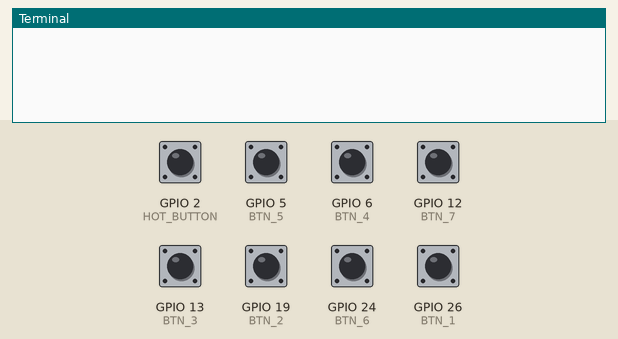
This program was run on a simulated Raspberry Pi (BCM pin numbers). Shown: the last lines printed to the terminal. The inputs (shaded band) are chosen by the test bench; at power-on: GPIO 5 (BTN_5), GPIO 6 (BTN_4), GPIO 12 (BTN_7), GPIO 13 (BTN_3), GPIO 19 (BTN_2), GPIO 24 (BTN_6), GPIO 26 (BTN_1) HIGH, GPIO 2 (HOT_BUTTON) LOW. At 10.5 s the program stops and its outputs stay as they are.

Above: at 5.0 s.
5.1 s: GPIO 5 (BTN_5) pulled LOW for 0.15 s
At 6.3 s:
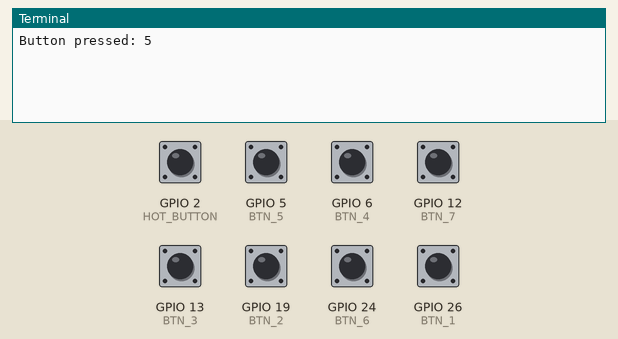
6.7 s: GPIO 6 (BTN_4) pulled LOW for 0.15 s
At 7.6 s:
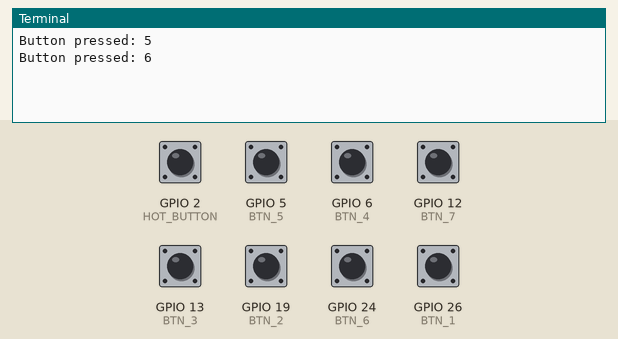
8.3 s: GPIO 12 (BTN_7) pulled LOW for 0.15 s
At 8.8 s:
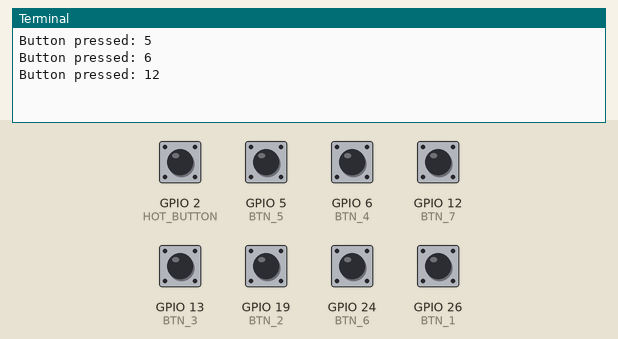
9.9 s: GPIO 2 (HOT_BUTTON) pulled HIGH for 0.15 s
At 10.7 s:
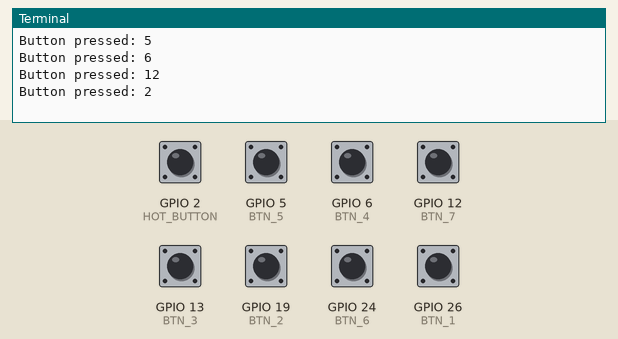
Timing chart, 0 to 12.0 s (numbered marks = the images above; inputs shaded):
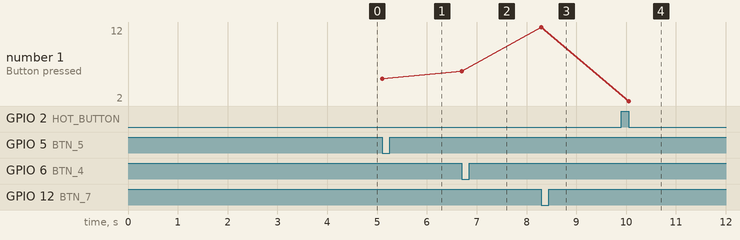

Measured:
- after the input at 5.1 s, the terminal: prints a new line at once (image 1)
- after the input at 6.7 s, the terminal: prints a new line at once (image 2)
- after the input at 8.3 s, the terminal: prints a new line at once (image 3)
- after the input at 9.9 s, the terminal: prints a new line after 0.15 s (image 4)
- plotted number 1: 5 → 6 after the input at 6.7 s, 6 → 12 after the input at 8.3 s, 12 → 2 after the input at 9.9 s

The program:

buttons.py
```python
#!/usr/bin/env python

import threading
import time
import RPi.GPIO as GPIO

#Buttons(board): 37,35,33,31,29,18,32
#Buttons(bcm): 26,19,13,6,5,24,12

#HotButton(board): 3 oder 5
#HotButton(bcm): 2 oder 3
BTN_1 = 26
BTN_2 = 19
BTN_3 = 13
BTN_4 = 6
BTN_5 = 5
BTN_6 = 24
BTN_7 = 12
HOT_BUTTON = 2

buttons = (BTN_7, BTN_6, BTN_4, BTN_3)

GPIO_EVENT = GPIO.FALLING
GPIO_PULL_UP_DOWN = GPIO.PUD_UP
GPIO_BOUNCETIME = 500
button_lock = threading.Lock()

def setCallbacks(aButtonCallback, aHotButtonCallback):
  global __buttonCallback
  global __hotButtonCallback
  __buttonCallback = aButtonCallback
  __hotButtonCallback = aHotButtonCallback

def buttonPressedCallback(channel):
  button_lock.acquire()
  try:
    time.sleep(0.02)
    if GPIO.input(channel) == 0:
      buttonPressed(channel)
  finally:
    button_lock.release()

def buttonPressed(channel):
  if channel ==  HOT_BUTTON:
    if __hotButtonCallback:
      __hotButtonCallback()
  else:
    if __buttonCallback:
      __buttonCallback(buttons.index(channel))

def initialize():
  global __buttonCallback
  global __hotButtonCallback
  __buttonCallback = None
  __hotButtonCallback = None

  GPIO.setmode(GPIO.BCM)
  for button in buttons:
    GPIO.setup(button, GPIO.IN, pull_up_down = GPIO_PULL_UP_DOWN)

  for button in buttons:
    GPIO.add_event_detect(button, GPIO_EVENT, callback=buttonPressedCallback, bouncetime=GPIO_BOUNCETIME)

  GPIO.setup(HOT_BUTTON, GPIO.IN, pull_up_down = GPIO.PUD_DOWN)
  GPIO.add_event_detect(HOT_BUTTON, GPIO.RISING, callback=buttonPressedCallback, bouncetime=GPIO_BOUNCETIME)

def debug(channel):
  global program_running
  print("Button pressed: " + str(channel))
  if channel == HOT_BUTTON:
    program_running = False

def main():
  global program_running
  program_running = True
  GPIO.setmode(GPIO.BCM)
  GPIO.setup(BTN_1, GPIO.IN, pull_up_down = GPIO_PULL_UP_DOWN)
  GPIO.setup(BTN_2, GPIO.IN, pull_up_down = GPIO_PULL_UP_DOWN)
  GPIO.setup(BTN_3, GPIO.IN, pull_up_down = GPIO_PULL_UP_DOWN)
  GPIO.setup(BTN_4, GPIO.IN, pull_up_down = GPIO_PULL_UP_DOWN)
  GPIO.setup(BTN_5, GPIO.IN, pull_up_down = GPIO_PULL_UP_DOWN)
  GPIO.setup(BTN_6, GPIO.IN, pull_up_down = GPIO_PULL_UP_DOWN)
  GPIO.setup(BTN_7, GPIO.IN, pull_up_down = GPIO_PULL_UP_DOWN)
  GPIO.setup(HOT_BUTTON, GPIO.IN, pull_up_down = GPIO.PUD_DOWN)

  GPIO.add_event_detect(BTN_1, GPIO_EVENT, callback=debug, bouncetime=GPIO_BOUNCETIME)
  GPIO.add_event_detect(BTN_2, GPIO_EVENT, callback=debug, bouncetime=GPIO_BOUNCETIME)
  GPIO.add_event_detect(BTN_3, GPIO_EVENT, callback=debug, bouncetime=GPIO_BOUNCETIME)
  GPIO.add_event_detect(BTN_4, GPIO_EVENT, callback=debug, bouncetime=GPIO_BOUNCETIME)
  GPIO.add_event_detect(BTN_5, GPIO_EVENT, callback=debug, bouncetime=GPIO_BOUNCETIME)
  GPIO.add_event_detect(BTN_6, GPIO_EVENT, callback=debug, bouncetime=GPIO_BOUNCETIME)
  GPIO.add_event_detect(BTN_7, GPIO_EVENT, callback=debug, bouncetime=GPIO_BOUNCETIME)
  GPIO.add_event_detect(HOT_BUTTON, GPIO_EVENT, callback=debug, bouncetime=GPIO_BOUNCETIME)

  while program_running:
    time.sleep(0.5)
  GPIO.cleanup()

if __name__ == '__main__':
  main()
```
